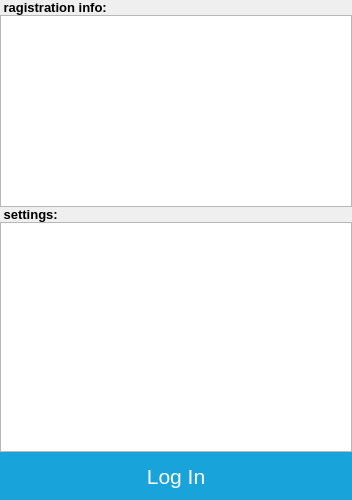
<?xml version="1.0" encoding="UTF-8"?>
<ui version="4.0">
 <class>LogInDialog</class>
 <widget class="QDialog" name="LogInDialog">
  <property name="geometry">
   <rect>
    <x>0</x>
    <y>0</y>
    <width>352</width>
    <height>480</height>
   </rect>
  </property>
  <property name="windowTitle">
   <string>Log In</string>
  </property>
  <layout class="QGridLayout" name="gridLayout">
   <property name="leftMargin">
    <number>0</number>
   </property>
   <property name="topMargin">
    <number>0</number>
   </property>
   <property name="rightMargin">
    <number>0</number>
   </property>
   <property name="bottomMargin">
    <number>0</number>
   </property>
   <property name="spacing">
    <number>0</number>
   </property>
   <item row="0" column="0">
    <widget class="QLabel" name="label">
     <property name="styleSheet">
      <string notr="true">font-size:10pt; 
font-weight:700;</string>
     </property>
     <property name="text">
      <string> ragistration info:</string>
     </property>
     <property name="margin">
      <number>4</number>
     </property>
    </widget>
   </item>
   <item row="1" column="0">
    <widget class="ListWidget" name="registrationInfoWidget">
     <property name="minimumSize">
      <size>
       <width>0</width>
       <height>192</height>
      </size>
     </property>
     <property name="maximumSize">
      <size>
       <width>16777215</width>
       <height>192</height>
      </size>
     </property>
     <property name="focusPolicy">
      <enum>Qt::NoFocus</enum>
     </property>
     <property name="alternatingRowColors">
      <bool>true</bool>
     </property>
     <property name="selectionMode">
      <enum>QAbstractItemView::NoSelection</enum>
     </property>
    </widget>
   </item>
   <item row="2" column="0">
    <widget class="QLabel" name="label_2">
     <property name="styleSheet">
      <string notr="true">font-size:10pt; 
font-weight:700;</string>
     </property>
     <property name="text">
      <string> settings:</string>
     </property>
     <property name="margin">
      <number>4</number>
     </property>
    </widget>
   </item>
   <item row="3" column="0">
    <widget class="ListWidget" name="settingsWidget">
     <property name="minimumSize">
      <size>
       <width>0</width>
       <height>230</height>
      </size>
     </property>
     <property name="maximumSize">
      <size>
       <width>16777215</width>
       <height>230</height>
      </size>
     </property>
     <property name="focusPolicy">
      <enum>Qt::NoFocus</enum>
     </property>
     <property name="alternatingRowColors">
      <bool>true</bool>
     </property>
     <property name="selectionMode">
      <enum>QAbstractItemView::NoSelection</enum>
     </property>
    </widget>
   </item>
   <item row="4" column="0">
    <widget class="QPushButton" name="pushButton">
     <property name="minimumSize">
      <size>
       <width>0</width>
       <height>48</height>
      </size>
     </property>
     <property name="styleSheet">
      <string notr="true">QPushButton {
	font-size:16pt; 
	border-style: outset;
	border-width: 0px;
	color: white;
	background-color: rgb(25,163,219);
	top:100px;
}
QPushButton:pressed {
	background-color: rgb(45,183,239);
}</string>
     </property>
     <property name="text">
      <string>Log In</string>
     </property>
     <property name="flat">
      <bool>false</bool>
     </property>
    </widget>
   </item>
  </layout>
 </widget>
 <customwidgets>
  <customwidget>
   <class>ListWidget</class>
   <extends>QListWidget</extends>
   <header>listwidget.h</header>
  </customwidget>
 </customwidgets>
 <resources/>
 <connections/>
</ui>
